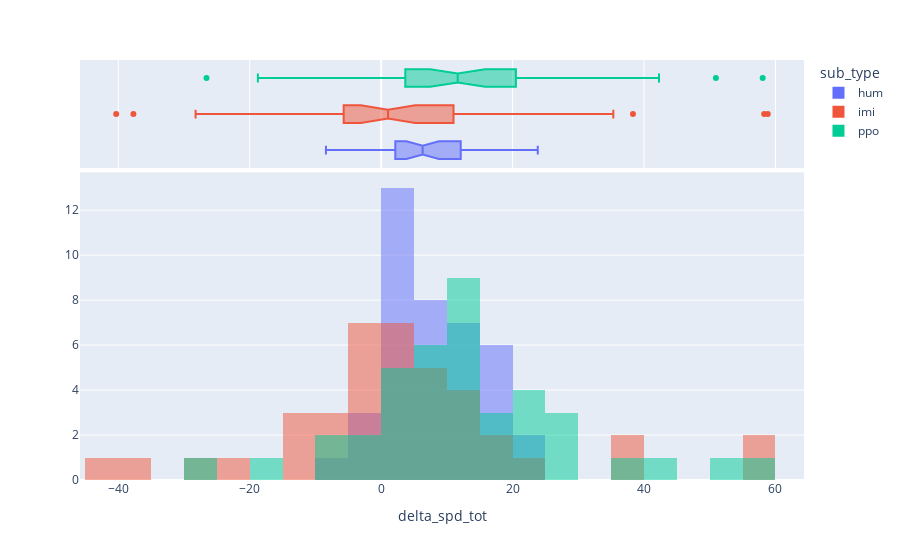

The notebook cell saved with this chart:
### Code cell
px.histogram(data_frame=df_sub_type, x='delta_spd_tot' , color='sub_type', barmode='overlay', histnorm='', nbins=40, marginal='box')

### Figure 1 — Plotly figure (JSON) as saved in the notebook; plotly's stock layout.template omitted (floating-point values rounded to 4 significant figures)
{"data": [{"bingroup": "x", "histnorm": "", "hovertemplate": "sub_type=hum<br>delta_spd_tot=%{x}<br>=%{y}<extra></extra>", "legendgroup": "hum", "marker": {"color": "#636efa", "opacity": 0.5, "pattern": {"shape": ""}}, "name": "hum", "nbinsx": 40, "orientation": "v", "showlegend": true, "type": "histogram", "x": [5.239, 10.73, 21.67, 1.751, -1.542, -0.235, 18.69, 1.922, 8.611, 23.83, 0.5556, 4.497, 0.7514, -0.9454, 2.387, 6.945, 3.83, 0.801, 10.17, 12.65, 4.724, 4.784, 0.9554, 2.56, 11.44, 17.28, 8.404, 18.47, 7.982, 5.493, 10.92, 15.81, 15.6, 17.97, 13.49, 8.828, 3.343, 11.57, 5.681, -8.4], "xaxis": "x", "yaxis": "y"}, {"hovertemplate": "sub_type=hum<br>delta_spd_tot=%{x}<extra></extra>", "legendgroup": "hum", "marker": {"color": "#636efa"}, "name": "hum", "notched": true, "showlegend": false, "type": "box", "x": [5.239, 10.73, 21.67, 1.751, -1.542, -0.235, 18.69, 1.922, 8.611, 23.83, 0.5556, 4.497, 0.7514, -0.9454, 2.387, 6.945, 3.83, 0.801, 10.17, 12.65, 4.724, 4.784, 0.9554, 2.56, 11.44, 17.28, 8.404, 18.47, 7.982, 5.493, 10.92, 15.81, 15.6, 17.97, 13.49, 8.828, 3.343, 11.57, 5.681, -8.4], "xaxis": "x2", "yaxis": "y2"}, {"bingroup": "x", "histnorm": "", "hovertemplate": "sub_type=imi<br>delta_spd_tot=%{x}<br>=%{y}<extra></extra>", "legendgroup": "imi", "marker": {"color": "#EF553B", "opacity": 0.5, "pattern": {"shape": ""}}, "name": "imi", "nbinsx": 40, "orientation": "v", "showlegend": true, "type": "histogram", "x": [7.388, 0.6017, 0.4647, -10.58, 11.07, 11.8, 18.95, -40.31, -28.23, 7.269, -11.78, 12.15, 16.68, -22.89, -1.692, 5.974, -3.129, -1.39, -1.359, -9.987, -7.513, 6.545, 9.375, 1.477, 58.28, 35.33, 58.83, 10.95, -12.39, 3.499, -37.7, -2.248, -1.044, 3.948, 3.383, 0.6186, -9.172, 38.31, 24.64, -3.893], "xaxis": "x", "yaxis": "y"}, {"hovertemplate": "sub_type=imi<br>delta_spd_tot=%{x}<extra></extra>", "legendgroup": "imi", "marker": {"color": "#EF553B"}, "name": "imi", "notched": true, "showlegend": false, "type": "box", "x": [7.388, 0.6017, 0.4647, -10.58, 11.07, 11.8, 18.95, -40.31, -28.23, 7.269, -11.78, 12.15, 16.68, -22.89, -1.692, 5.974, -3.129, -1.39, -1.359, -9.987, -7.513, 6.545, 9.375, 1.477, 58.28, 35.33, 58.83, 10.95, -12.39, 3.499, -37.7, -2.248, -1.044, 3.948, 3.383, 0.6186, -9.172, 38.31, 24.64, -3.893], "xaxis": "x2", "yaxis": "y2"}, {"bingroup": "x", "histnorm": "", "hovertemplate": "sub_type=ppo<br>delta_spd_tot=%{x}<br>=%{y}<extra></extra>", "legendgroup": "ppo", "marker": {"color": "#00cc96", "opacity": 0.5, "pattern": {"shape": ""}}, "name": "ppo", "nbinsx": 40, "orientation": "v", "showlegend": true, "type": "histogram", "x": [11.34, 21.42, 50.93, 20.2, 42.28, 28.23, 7.91, 15.05, 4.005, 0.5395, 19.99, 0.8952, 12.71, 14.75, 25.68, 8.475, -4.69, -18.76, 3.344, -26.57, 11.56, -1.029, 12.95, 20.81, 58.05, 16.95, 29.22, 7.025, 13.11, 8.25, 23.33, 9.977, 2.717, -6.183, 10.26, -5.64, 39.79, 13.59, 11.73, 6.749], "xaxis": "x", "yaxis": "y"}, {"hovertemplate": "sub_type=ppo<br>delta_spd_tot=%{x}<extra></extra>", "legendgroup": "ppo", "marker": {"color": "#00cc96"}, "name": "ppo", "notched": true, "showlegend": false, "type": "box", "x": [11.34, 21.42, 50.93, 20.2, 42.28, 28.23, 7.91, 15.05, 4.005, 0.5395, 19.99, 0.8952, 12.71, 14.75, 25.68, 8.475, -4.69, -18.76, 3.344, -26.57, 11.56, -1.029, 12.95, 20.81, 58.05, 16.95, 29.22, 7.025, 13.11, 8.25, 23.33, 9.977, 2.717, -6.183, 10.26, -5.64, 39.79, 13.59, 11.73, 6.749], "xaxis": "x2", "yaxis": "y2"}], "layout": {"barmode": "overlay", "legend": {"title": {"text": "sub_type"}, "tracegroupgap": 0}, "margin": {"t": 60}, "xaxis": {"anchor": "y", "domain": [0, 1], "title": {"text": "delta_spd_tot"}}, "xaxis2": {"anchor": "y2", "domain": [0, 1], "matches": "x", "showgrid": true, "showticklabels": false}, "yaxis": {"anchor": "x", "domain": [0, 0.7326], "title": {"text": ""}}, "yaxis2": {"anchor": "x2", "domain": [0.7426, 1], "matches": "y2", "showgrid": false, "showline": false, "showticklabels": false, "ticks": ""}}}
